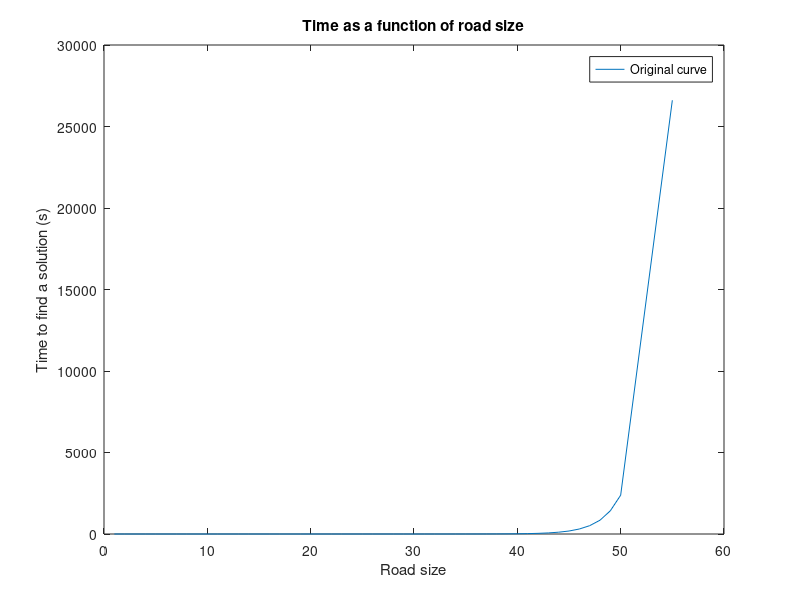

This figure's MATLAB source: (Note: this script raises an error after producing the figure.)
clear
close
clc

table = load("Results/107927_speed-run.txt");
n = table(:,1); % Road size
t = table(:,2); % Time to find a solution

% Original data plot
figure(1)
plot(n,t)
legend('Original curve')
title('Time as a function of road size')
xlabel('Road size')
ylabel('Time to find a solution (s)')

% Curve fitting
hold on
f = fit(n,t,'exp1'); % Alternatively, one can launch the Curve Fitting Toolbox
plot(f,n,t)

% Extend fitted curve on x-axis to [0,800]
x_fit = 0:800;
coefficients = coeffvalues(f); % Get fitted curve coefficients
y_fit = coefficients(1) * exp(coefficients(2)*x_fit); % Equation of fitted curve: a*exp(b*x)
figure(2)
plot(x_fit,y_fit)
xlim([0 850]) % Graph would look empty (due to exponential values) if no x-lim was applied
title('Time as a function of road size')
xlabel('Road size')
ylabel('Time to find a solution (s)')

% Print the value
fprintf('Time needed to solve the problem, with size 800: %e seconds or %e years\n', y_fit(end), y_fit(end)/(3600*24*30*12))